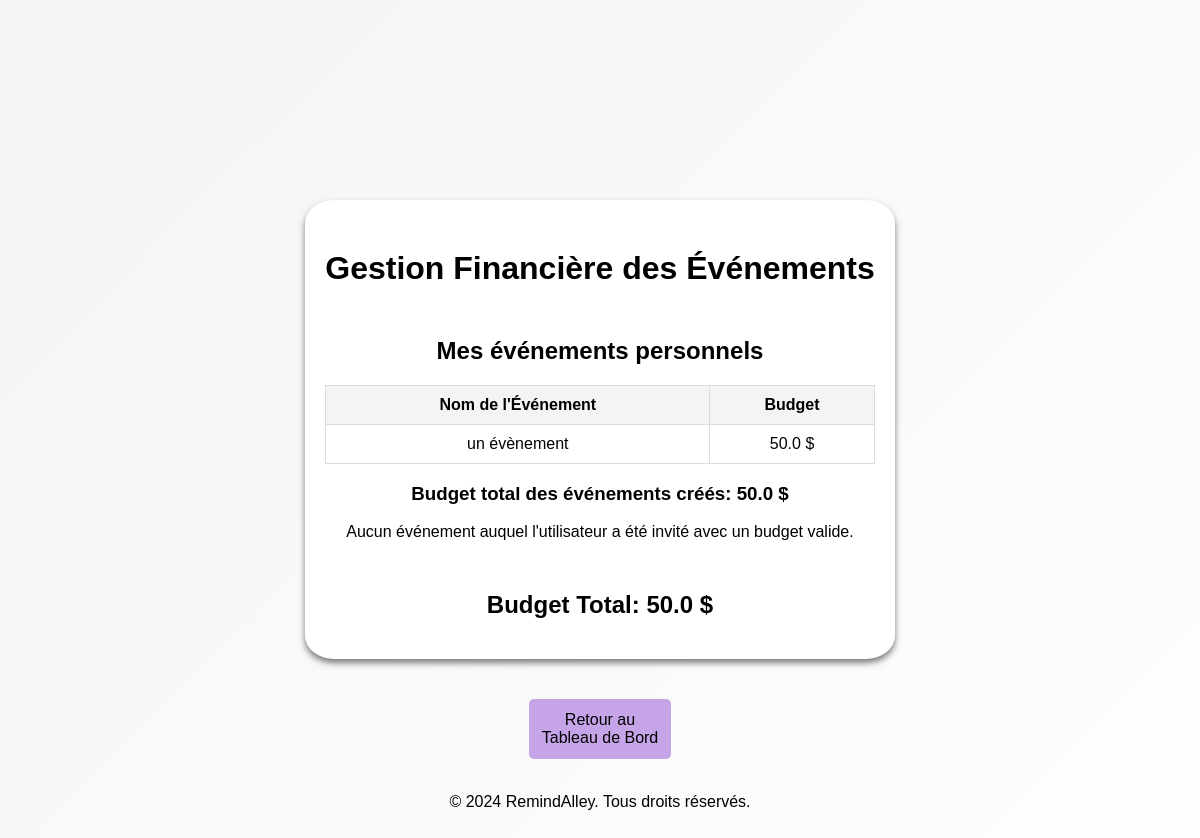
Before: /user/finance (signed in) with the older database file.
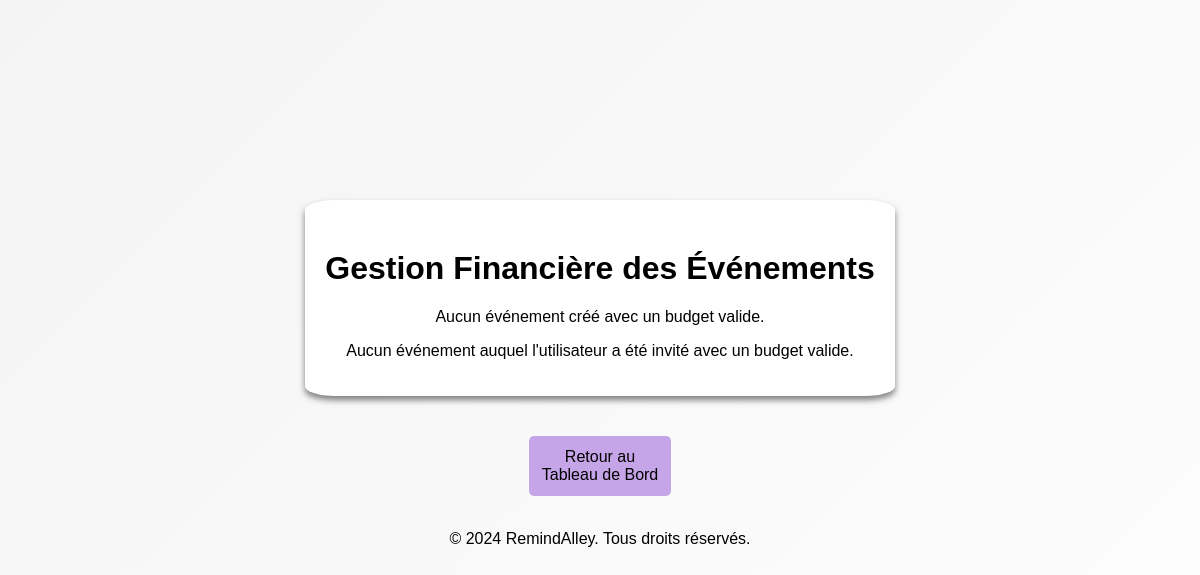
After: the same page with the newer database file.
### app/models/event.py (models this page shows)
class Event(db.Model):
    __tablename__ = 'event'
    id = db.Column(db.Integer, primary_key = True)
    title = db.Column(db.String(120), nullable=False)
    date = db.Column(db.DateTime, nullable=False)
    zoom_link = db.Column(db.String(500))
    budget = db.Column(db.Float)
    cost = db.Column(db.Float)
    description = db.Column(db.String(500))
    comments = db.Column(db.String(500))
    owner_id = db.Column(db.Integer, db.ForeignKey('user.id'), nullable=False)
    event_type = db.Column(db.String(50), nullable=False)
    priority = db.Column(db.String(50), nullable=False)
    location = db.Column(db.String(150))
    marriage_details = db.relationship('MarriageEvent', uselist=False, backref='event', cascade="all, delete-orphan")
    party_details = db.relationship('PartyEvent', uselist=False, backref='event', cascade="all, delete-orphan")
    meeting_details = db.relationship('MeetingEvent', uselist=False, backref='event', cascade="all, delete-orphan")
    festival_details = db.relationship('FestivalEvent', uselist=False, backref='event', cascade="all, delete-orphan")

### app/routes/user.py (the view)
@user_bp.route('/finance')
def finance():
    owned_events = Event.query.filter(Event.owner_id==current_user.id, Event.budget.isnot(None), Event.budget > 0).all()
    invited_events = Event.query.join(Invitation).filter(Invitation.user_id == current_user.id, Event.cost.isnot(None), Event.cost > 0).all()
    total_owned_budget = sum(float(event.budget or 0) for event in owned_events)
    total_invited_budget = sum(float(event.cost or 0) for event in invited_events)
    total_budget = total_owned_budget + total_invited_budget
    return render_template(
        'finance.html',
        owned_events=owned_events,
        invited_events=invited_events,
        total_owned_budget=total_owned_budget,
        total_invited_budget=total_invited_budget,
        total_budget=total_budget
    )

### app/models/user.py (called while the page is built)
    @property
    def is_authenticated(self):
        return True

### app/templates/finance.html (shortened to what this page needs)
<!DOCTYPE html>
<html lang="fr">
<head>
    <link rel="stylesheet" href="{{ url_for('static', filename='css/financeForm.css') }}">
</head>
<body>
    <div class="container">
        <h1>Gestion Financière des Événements</h1>
        {% if owned_events %}
        <h2>Mes événements personnels</h2>
        <table class="table table-bordered">
            <thead>
                <tr>
                    <th>Nom de l'Événement</th>
                    <th>Budget</th>
                </tr>
            </thead>
            <tbody>
                {% for event in owned_events %}
                <tr>
                    <td>{{ event.title }}</td>
                    <td>{{ event.budget }} $</td>
                </tr>
                {% else %}
                <tr>
                    <td colspan="2">Aucun événement créé.</td>
                </tr>
                {% endfor %}
            </tbody>
        </table>
        <h3>Budget total des événements créés: {{ total_owned_budget }} $</h3>
        {% else %}
        <p>Aucun événement créé avec un budget valide.</p>
        {% endif %}
        {% if invited_events %}
        <h2>Les invitations reçues</h2>
        <table class="table table-bordered">
            <thead>
                <tr>
                    <th>Nom de l'Événement</th>
                    <th>Budget</th>
                </tr>
            </thead>
            <tbody>
                {% for event in invited_events %}
                <tr>
                    <td>{{ event.title }}</td>
                    <td>{{ event.cost }} $</td>
                </tr>
                {% else %}
                <tr>
                    <td colspan="2">Aucun événement auquel l'utilisateur a été invité.</td>
                </tr>
                {% endfor %}
            </tbody>
        </table>
        <h3>Budget total des événemnts où je suis invité(e): {{ total_invited_budget }} $</h3>
        {% else %}
        <p>Aucun événement auquel l'utilisateur a été invité avec un budget valide.</p>
        {% endif %}
        {% if total_budget > 0 %}
        <h2>Budget Total: {{ total_budget }} $</h2>
        {% endif %}
    </div>
    <a href="{{ url_for('user.user_dashboard', user_id=current_user.id) }}" class="button">Retour au Tableau de Bord</a>
    <br>
    <footer class="footer_ra">
        <p>&copy; 2024 RemindAlley. Tous droits réservés.</p>
    </footer>
</body>
</html>

Changed rows visible on the page:
removed Event: title "un évènement", budget "50.0"
Other visible differences:
{{ total_owned_budget }}: "50.0" → (not shown)
{{ total_budget }}: "50.0" → (not shown)
text no longer shown: "Mes événements personnels Nom de l'Événement Budget Budget total des événements créés: $ Budget Total: $"
text now shown: "Aucun événement créé avec un budget valide."
